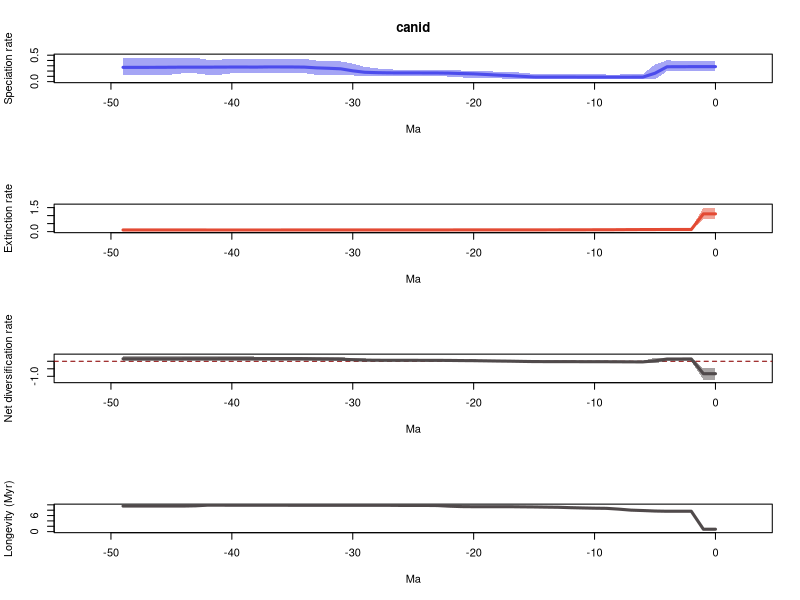

Recreate this plot in R.
# 1 files combined:
# 	/home/eeb177-student/Desktop/eeb-177/lab-work/exercise-9/pyrate_mcmc_logs/canid_occ_1_marginal_rates.log

# 95% HPDs calculated using code from Biopy (https://www.cs.auckland.ac.nz/~yhel002/biopy/)

pdf(file='/home/eeb177-student/Desktop/eeb-177/lab-work/exercise-9/pyrate_mcmc_logs/canid_occ_1_marginal_rates_RTT.pdf',width=0.6*9, height=16.8)
par(mfrow=c(4,1))
library(scales)
L_hpd_m95=c(0.199909496056, 0.199909496056,0.199909496056,0.199909496056,0.199909496056,0.0428249575168,0.0428249575168,0.0428249575168,0.0428249575168,0.0428249575168,0.0515735270895,0.0515735270895,0.050429651842,0.050429651842,0.0435139884533,0.0508364529725,0.050429651842,0.0508364529725,0.0641438374176,0.0659262835481,0.0671574344387,0.079398625986,0.0957549839496,0.101418962489,0.0993872218288,0.101418962489,0.101418962489,0.110928609142,0.108568193737,0.0993872218288,0.117899504783,0.13407652047,0.13438249122,0.128462463071,0.159400352873,0.159400352873,0.159400352873,0.159400352873,0.159400352873,0.159400352873,0.158108329274,0.128462463071,0.128462463071,0.158108329274,0.158108329274,0.134382014618,0.134382014618,0.134382014618,0.134382014618,0.134382014618)
L_hpd_M95=c(0.385869002802, 0.385869002802,0.385869002802,0.390819447179,0.40439798165,0.323891866263,0.143230980815,0.140759882306,0.13407652047,0.13407652047,0.14404949679,0.14404949679,0.143395560695,0.143395560695,0.135662590747,0.146286448114,0.169041803128,0.183328951258,0.188316008929,0.1964965952,0.204220298811,0.209485884487,0.220781466383,0.220781466383,0.220781466383,0.220781466383,0.220781466383,0.233627766377,0.25034393068,0.278924446297,0.341161399272,0.382355814892,0.386305929855,0.398267111934,0.430877087375,0.430877087375,0.436257840899,0.436257840899,0.435421127564,0.436257840899,0.436257840899,0.414790978772,0.414790978772,0.449034733448,0.454780354688,0.449034733448,0.449034733448,0.449034733448,0.449034733448,0.449034733448)
M_hpd_m95=c(0.772141856516, 0.772141856516,0.088461902907,0.088461902907,0.088461902907,0.0864721679189,0.0917614740482,0.0917614740482,0.088461902907,0.0881021281811,0.0881021281811,0.0881021281811,0.0862835988468,0.0862835988468,0.0860153174676,0.0857332611123,0.0860153174676,0.0857332611123,0.0857332611123,0.0857332611123,0.0857332611123,0.0806509405783,0.0760610340873,0.0702012343844,0.0702012343844,0.0702012343844,0.0702012343844,0.0702012343844,0.0702012343844,0.0702012343844,0.0702012343844,0.0702012343844,0.0702012343844,0.0702012343844,0.0702012343844,0.0702012343844,0.0702012343844,0.0702012343844,0.0702012343844,0.0702012343844,0.0702012343844,0.0702012343844,0.0685464448937,0.0584570150899,0.0556105869272,0.0584570150899,0.0584570150899,0.0584570150899,0.0584570150899,0.0584570150899)
M_hpd_M95=c(1.50106698224, 1.50106698224,0.200204848315,0.200204848315,0.200204848315,0.193501741413,0.191337640578,0.190812468368,0.169159846205,0.153225656915,0.15045640798,0.142827756963,0.14166024258,0.14166024258,0.136625909918,0.13461505578,0.135320477341,0.135320477341,0.135320477341,0.135320477341,0.135320477341,0.131136585776,0.132913757359,0.128149828997,0.128566720773,0.128149828997,0.128149828997,0.128149828997,0.128566720773,0.128566720773,0.128566720773,0.128566720773,0.128566720773,0.128566720773,0.128566720773,0.128566720773,0.128149828997,0.128149828997,0.128149828997,0.128149828997,0.128149828997,0.131136585776,0.131136585776,0.128566720773,0.131136585776,0.134763688645,0.134763688645,0.134763688645,0.134763688645,0.134763688645)
R_hpd_m95=c(-1.23107947948, -1.23107947948,0.0127329681617,0.0127329681617,0.0127329681617,-0.132701686949,-0.135101160219,-0.132701686949,-0.102134950392,-0.0868869209948,-0.0771453024661,-0.0771453024661,-0.0760432835885,-0.0737630612321,-0.0635312788312,-0.0760432835885,-0.0593138680387,-0.0582854309549,-0.0582854309549,-0.0477094601843,-0.0334343860585,-0.0312812642651,-0.0118841973433,-0.00298492312602,-0.00298492312602,0.00492146864221,0.00922517118935,0.0127397214796,0.00922517118935,0.00492146864221,0.0152244497717,0.0188021359959,0.0255268832293,0.0171799032041,0.025686934268,0.025686934268,0.0171799032041,0.0171799032041,0.025686934268,0.025686934268,0.025686934268,0.0188021359959,0.0188021359959,0.0462144476162,0.025686934268,0.025686934268,0.025686934268,0.025686934268,0.025686934268,0.025686934268)
R_hpd_M95=c(-0.467374458554, -0.467374458554,0.24170830793,0.245110197982,0.250338661842,0.225893967834,0.0340150587193,0.0340150587193,0.0267183930469,0.0267183930469,0.0267910782415,0.0267910782415,0.0267910782415,0.0307258955967,0.0340150587193,0.0307258955967,0.0624576656287,0.0841900704825,0.0841900704825,0.0993074551426,0.122739261815,0.109382651419,0.122330422175,0.132976669738,0.132976669738,0.140567378673,0.143724084809,0.143724084809,0.157742301895,0.186877994061,0.224595416891,0.267384856473,0.280204435489,0.280204435489,0.305121255123,0.305121255123,0.305121255123,0.305121255123,0.3164223501,0.321772747937,0.321772747937,0.321772747937,0.321772747937,0.367749585105,0.354037434892,0.368247214841,0.368247214841,0.368247214841,0.368247214841,0.368247214841)
L_mean=c(0.283278781931, 0.283278781931,0.283278781931,0.2823383569,0.281399347253,0.158739774507,0.0859698685468,0.0849436931432,0.0848344802729,0.0848344802729,0.0855766873772,0.0855766873772,0.0867761888474,0.0867640941327,0.0862225574825,0.0874729040932,0.100139119065,0.113729252748,0.1229854124,0.135407317307,0.147050674352,0.152912170528,0.160436975857,0.163383702939,0.164041804387,0.164929294757,0.164929294757,0.165839302478,0.169609252633,0.176789841844,0.2040406632,0.24238070093,0.252617565391,0.260351532542,0.274478483251,0.276880367518,0.277763746532,0.277882682674,0.274768567605,0.275697382481,0.275684462425,0.274774000633,0.273525575167,0.273128284697,0.27373266718,0.272207857299,0.270458474604,0.270220737154,0.270220737154,0.270220737154)
M_mean=c(1.10879839607, 1.10879839607,0.131495381936,0.131495381936,0.131495381936,0.13001756417,0.127063836106,0.124593020849,0.119054686217,0.11507390295,0.11429137152,0.113123735689,0.111786378366,0.10992033161,0.109266085415,0.108486764006,0.108008275136,0.107390443065,0.107390443065,0.107390443065,0.107420769259,0.106995780814,0.10526410063,0.102733244122,0.102213727761,0.102307387221,0.102241656013,0.101827344801,0.101672633296,0.101672633296,0.101672633296,0.101672633296,0.101672633296,0.101672633296,0.101672633296,0.101672633296,0.101527647588,0.101440870251,0.101440870251,0.101440870251,0.101440870251,0.101308439073,0.101261978293,0.103747483163,0.10468402011,0.104788314868,0.104788314868,0.104788314868,0.104788314868,0.104788314868)
R_mean=c(-0.825519614142, -0.825519614142,0.151783399995,0.150842974964,0.149903965318,0.0287222103361,-0.0410939675592,-0.0396493277056,-0.0342202059443,-0.0302394226772,-0.0287146841425,-0.027547048312,-0.0250101895189,-0.0231562374774,-0.0230435279329,-0.0210138599133,-0.00786915607102,0.006338809683,0.0155949693354,0.0280168742424,0.0396299050926,0.0459163897136,0.0551728752265,0.060650458817,0.0618280766263,0.0626219075363,0.0626876387441,0.0640119576767,0.0679366193364,0.0751172085478,0.102368029904,0.140708067634,0.150944932095,0.158678899246,0.172805849954,0.175207734222,0.176236098944,0.176441812423,0.173327697355,0.17425651223,0.174243592174,0.17346556156,0.172263596874,0.169380801534,0.16904864707,0.167419542431,0.165670159736,0.165432422286,0.165432422286,0.165432422286)
trans=0.5
age=(0:(50-1))* -1
plot(age,age,type = 'n', ylim = c(0, 0.500258390157), xlim = c(-52.5,2.5), ylab = 'Speciation rate', xlab = 'Ma',main='canid' )
polygon(c(age, rev(age)), c(L_hpd_M95, rev(L_hpd_m95)), col = alpha("#4c4cec",trans), border = NA)
lines(rev(age), rev(L_mean), col = "#4c4cec", lwd=3)
plot(age,age,type = 'n', ylim = c(0, 1.65117368046), xlim = c(-52.5,2.5), ylab = 'Extinction rate', xlab = 'Ma' )
polygon(c(age, rev(age)), c(M_hpd_M95, rev(M_hpd_m95)), col = alpha("#e34a33",trans), border = NA)
lines(rev(age), rev(M_mean), col = "#e34a33", lwd=3)
plot(age,age,type = 'n', ylim = c(-1.35418742743, 0.405071936325), xlim = c(-52.5,2.5), ylab = 'Net diversification rate', xlab = 'Ma' )
abline(h=0,lty=2,col="darkred")
polygon(c(age, rev(age)), c(R_hpd_M95, rev(R_hpd_m95)), col = alpha("#504A4B",trans), border = NA)
lines(rev(age), rev(R_mean), col = "#504A4B", lwd=3)
plot(age,age,type = 'n', ylim = c(0, max(1/M_mean)), xlim = c(-52.5,2.5), ylab = 'Longevity (Myr)', xlab = 'Ma' )
lines(rev(age), rev(1/M_mean), col = "#504A4B", lwd=3)
n <- dev.off()